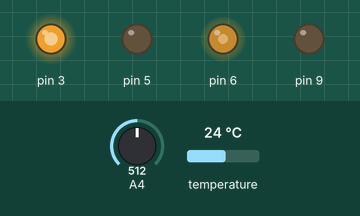
Bench run of a sketch on a simulated Arduino Uno, built with avr-gcc and run on an emulated ATmega328P. Parts: output pins drawn as LEDs (lit = HIGH). The inputs (shaded band) are chosen by the test bench; at power-on: temperature 24 °C, A4 = 512.

Above: at 2.0 s.
2.1 s: temperature set to 12 °C
At 3.4 s:
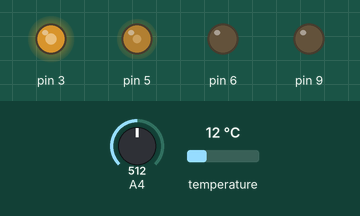
3.8 s: temperature set to 19 °C
At 5.5 s:
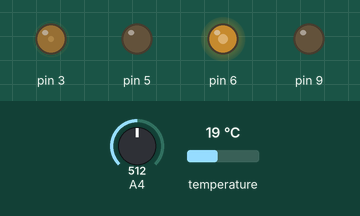
6.3 s: A4 set to 716
At 7.2 s:
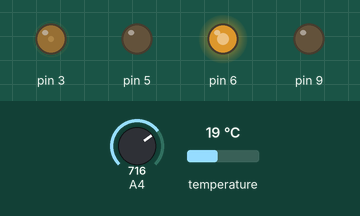
7.9 s: A4 set to 900
At 9.2 s:
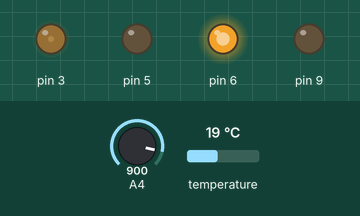
10.2 s: temperature set to 28 °C
At 12.4 s:
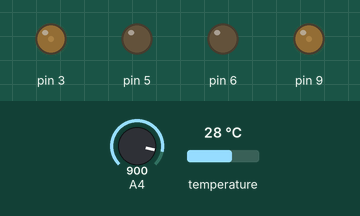
12.7 s: temperature set to 33 °C
At 14.5 s:
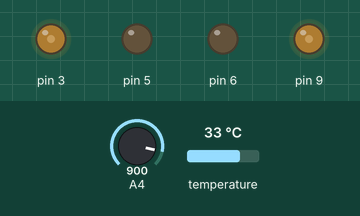
Timing chart, 0 to 16.0 s (numbered marks = the images above; inputs shaded):
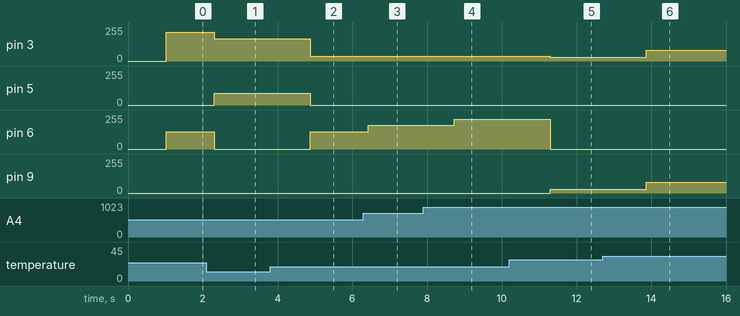

Measured:
- after the input at 2.1 s, pin 3: 216/255 → 168/255 after 0.21 s; pin 5: 0/255 → 88/255 after 0.21 s; pin 6: 128/255 → 0/255 after 0.21 s
- after the input at 3.8 s, pin 3: 168/255 → 36/255 after 1.1 s; pin 5: 88/255 → 0/255 after 1.1 s; pin 6: 0/255 → 128/255 after 1.1 s
- after the input at 6.3 s, pin 6: 128/255 → 179/255 after 0.12 s
- after the input at 7.9 s, pin 6: 179/255 → 225/255 after 0.83 s
- after the input at 10.2 s, pin 3: 36/255 → 30/255 after 1.1 s; pin 6: 225/255 → 0/255 after 1.1 s; pin 9: 0/255 → 30/255 after 1.1 s
- after the input at 12.7 s, pin 3, pin 9: 30/255 → 80/255 after 1.2 s

The sketch:

Switch-thermometer.ino
```cpp
#include <OneWire.h>

OneWire ds(2);
int celsius;
int brightness = 0; // Яркость
int fres = A4; // Фоторезистор

void setup() {
  Serial.begin(9600);
  pinMode(3, OUTPUT); //  Стрелка
  pinMode(5, OUTPUT); //  Синий
  pinMode(6, OUTPUT); //  Зеленый
  pinMode(9, OUTPUT); //  Красный
}

void loop() {
  Temp(); //  Узнаем температуру
  fotores();  //  Узнаем уровень освещения
  Home(); //  Режим разбиения на температурные диапазоны
// full(); //  От 0 до 50 градусов на лдной шкале

}
void Temp()
{
  byte i;
  byte data[12];
  byte addr[8];


  // поиск адреса датчика
  if ( !ds.search(addr)) {
    ds.reset_search();
    delay(250);
    return;
  }

  ds.reset();
  ds.select(addr);
  ds.write(0x44, 1); // команда на измерение температуры

  delay(1000);

  ds.reset();
  ds.select(addr);
  ds.write(0xBE); // команда на начало чтения измеренной температуры

  // считываем показания температуры из внутренней памяти датчика
  for ( i = 0; i < 9; i++) {
    data[i] = ds.read();
  }

  int16_t raw = (data[1] << 8) | data[0];
  // датчик может быть настроен на разную точность, выясняем её
  byte cfg = (data[4] & 0x60);
  if (cfg == 0x00) raw = raw & ~7; // точность 9-разрядов, 93,75 мс
  else if (cfg == 0x20) raw = raw & ~3; // точность 10-разрядов, 187,5 мс
  else if (cfg == 0x40) raw = raw & ~1; // точность 11-разрядов, 375 мс

  // преобразование показаний датчика в градусы Цельсия
  celsius = (float)raw / 16.0;
}
void Home()
{
  if (celsius > 0 && celsius < 18) //  Холодно
  {
    analogWrite(3, celsius * 14); // 14 получаем путем деления шкалы (255) на интервал температуры
    analogWrite(5, 256 - (celsius * 14));
  }
  else
    analogWrite(5, 0);

  if (celsius >= 18 && celsius <= 25) //  Норма
  {
    analogWrite(3, (celsius - 18) * 36);
    analogWrite(6, brightness); // Зеленый //(celsius - 17) * 30
  }
  else
    analogWrite(6, 0);

  if (celsius > 25) //  Жара
  {
    analogWrite(3, (celsius - 25) * 10);
    analogWrite(9, (celsius - 25) * 10); //  Красный
  }
  else
    analogWrite(9, 0);
}
void full() // от 0 до 50 градусов Цельсия
{
  analogWrite(3, celsius * 5);
  //analogWrite(5, brightness); //  синий
  analogWrite(6, brightness); //  зеленный
  // analogWrite(9, brightness); //  Красный
  Serial.print("t=");
  Serial.println(celsius);
  Serial.println(brightness);

}
void fotores()
{
  brightness =  analogRead(4);
  if (brightness < 10)
  {
    brightness = 10;
  }
  else
    brightness = brightness / 4;
}
```
